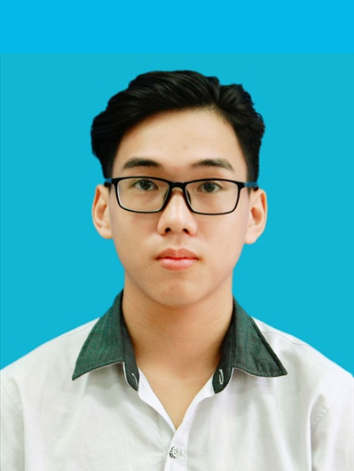
#> input picture AES/Anh_the.jpg, 354 x 471 px
$ python encode_decode.py
#> lines starting #> are read from the running program, lines starting #| are printed output that depends on the picture
import cv2
import binascii
import numpy as np
from PIL import Image


def encode(image_path):
    # Đọc ảnh từ tệp tin
#> called with image_path = 'Anh_the.jpg'
    image = cv2.imread(image_path)
#> image is the input picture: shape (471, 354, 3); mean B, G, R 181.7, 173.3, 97.3
    image = cv2.resize(image, (128,128))
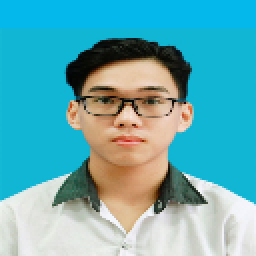
#> image: shape (128, 128, 3) (shown 2 times larger); mean B, G, R 181.6, 173.3, 97.3
    # Chuyển đổi ảnh thành mảng bytes
    image_bytes = cv2.imencode('.jpg', image)[1].tobytes()

    # Chuyển đổi mảng bytes thành mã hex
    hex_code = binascii.hexlify(image_bytes)
    k = len(hex_code)//16
#> k = 882
    # In mã hex
    return hex_code[0:16*k]

def decode(hex_code):
    # Chuyển đổi mã hex thành mảng bytes
    byte_array = binascii.unhexlify(hex_code)

    # Chuyển đổi mảng bytes thành hình ảnh
    image = cv2.imdecode(np.frombuffer(byte_array, np.uint8), cv2.IMREAD_COLOR)

    return image

if __name__ == "__main__":
    hex_code_1 = encode("Anh_the.jpg")
    print(hex_code_1)
#> (printed output is left out)
    # print(hex_code_1.hex())
    hex_code = b'a9ffb7aaba799363d10db1c789da6a9b0a240207ef7ca672591c19f26bbf42f8f347f43ed06678e7f01271f64254e1dd4f62c90ba658e57db02e28a0bfa92b51f2defe0d854756985ac1f8bfe3efd85cda08f0c7e7e092c964478bb8e41cca5f5475d75c271ea3972fae66687e5a8bea58226430798077125822643079807712582264307980771258226430798077125822643079807712364427fab7f94ab6de3d343bbe2693f19205fac0a9bc3fce2291aa5c1923b9e20868ceedb71336440236970a4da3f79dd2a31dd55f05179dc8a4e080e28b70467d15e535b79427c6f2d65ed5ecb394c9cdd49a0e66c8b49eca1c9ea8dc559c63a032b922ab385274fb458b94cdf5067701cb2c01543ad8c231d46a610e1d73fbe679692bc3952554415dd18dd2961dbac90385fe5dbb588ad6e1e023148318a82f00966568446dd28d3fda8d39d6ba8e3af754cc59a18392062a4ec79efc97266c41975044efa726929bc76de16f7298eea83493572c3279bd9d0e5c56fc9fd57ab9cf02459e054ee0b00e3817a7a55c1e51bc14113f9bc492fe5ed50764bfb6e50e141966fdb0c4d2a31dd55f05179d1b0763a1ba09fe5cdb6eec1990f003ced900b77ff9b3faa8f209a8b904bd5c388fe783edd4e082a6a869e80aff73288f84ddc57f370b04093d9e6e054d8b58c2462c10ac5975076be5ff6cb7ff96371c1a297d40a5f4545faf5e8a8029a2c3b7e0599168f2e507988eb5bbeebf815aee8c29965987cbdafd96f2a961f3812dbad1381874f237ffd33f7ff0295299c905b23ac0cbb4956c21b71ad8b809515dd8667f4bc13eaa1178a698503d4fd6149de0b00e3817a7a55c3db577bbb273c130a860911c356806f8e8c092979d0f593bdae94e9b4292d9733e76aecd8d01b6df56da4e7e3c649e1afa734c6c6c2d14c885a4c8587d1ef54b66ef815a62c38b0c9470186a0e47adaff23376687ac584adf82405ef750a693632ebe6ed9094c3e9e2d42180d1f1fd3fd4f97e88d6de31acee4f77d7fd12220784ce6bfb830aca02dbdd20f3049ad9f362a0dc856d984d9c34d594eb5a0228b20239e576d5d06ce9c6bde43195a7ac2981084a91ad25dcd59540acd686aac2b9927d91a2eba73319e7c384a69c0436acea17a2cf426715ecc6fd6ef0ce9c10dffda55f794b85f80adbf357f881bb9637e215aa99ab591af362aaaaeace95f18c56c8c87762b84c2fefb18b0d92ba5e3916afb81fe88b3ca1455625265fdd29ad2e5c37637d0e2268b15e7b3651fe5f8d3122f49a430348f1392fb020703222fbaabd11fafbdf806b56e6bdabec0ffa84019113a0e3bd3e359b587059dc0ab50e4c5bc37b1c6f5b145ae9f73d3429479b3905fc65aae03d4026796fa9c9c8a4fe3c061c3b03d9cc599c9fbb8aee54092405ad1ebd88561d1b7811e222e36b948702bc9283f20457b188eba4a1bf81471bdf704b4197b444c9f2d64a04807b35680660796910a7d7f87199fd13a9a1478fbdf0d47cc372824a5f6fba3b85208d4d8be19d730e0b6cf09194c488a1474480ba5caa4467921b5cd51fa598d9b96cb537993e8d09202dbc17ef4a6e841a63481a474581368ba084f4964bb64f0f39f4ec9b65d49affade43db93fbdcbf454680f712076e31952ffac25ff212bf0d95652825a1b0ee05cac0f7976ad8f2b11766c9f47064ddef6705c2c0c4f7fd876f7d4ae55a1d3ada4ff332edc6c6f4d5068e359bac6ed829d263011605a5fa24bcf2e5edd7d446eed3acfa58f057f212fcada9b3c236b6d2f33caa42c1265344ae225016a3a0a5cd6018c76512f52a5da8ed23ae09b6db901f08af52f539cf54235a12e39f4c08dedd10955fd476538113df37716e5fec64dd3cf61f8491ee5c7cdca2d6584d50f8ef9baf4cda2d10266249e1a8a31bd168c54d70e4c0c11dea83c6c0b9ebcaa880ec262cb581e93624c43c5017941b56570eda01aeebbd28517e9f141de713b6255b048d584fe331f83b8a03e76c490d22104aa3c84ef64c9115a33ccb9b3af20956f5d3f4e68e17eab96e13ef43ea9216d49fcf3898254abf6e4bebb770924c903dbd3919a3e109138b20f4102a81e1b52bdc569a1bbec0b713a62d8fdcac10a46c5d8bda4dfc8dda164452c5e4996ea1120f4f9cba3a8d87ec9355a94076a898e3b6f71765b6e871d7d8e5014bdf7c35f5d9e9388b3a50c526ce4d2954cbbca2a76da49331c487cdfdf921f0f68e16fe9abddbed9b7de419af48ba4c6f5ad5f28aa09dde8612f81376db7f32afeadb7afa72082ca32b8f91202a5892be5a6c44b40c499adcf1ec01d73e8fa059ebf7f119810ef3ea681f2c256bc34748b4f12eea0fe3a6357fbedbab386314ca77932c4be43367509cf4b917dbbac3540a645c2273e066800fed9bfed088a9874bfca9d5cf2809df41234a2faa395fc1328a30d243efe54ba263fd62e0883df9f3bf40b93bf1c422e0ef564b270fe261f75dede9044d6c02d5baab4b4fbeb7907520b449853dfbb3508a14d5a5579cd8b98a93a2594b2242017514d38b75d3eeafeb616daaf79c5fb5844e19a27534d9eae1086aa948c7324263355283a6da9e52a407a5b63f8b37288d4a6bc709fcb0241d08f607b6d14a29008f3ee635aea75c9c5930fc6c19d28160f9a3474bff93a6d5a858633c113b4aec1d3c3836c7467514c5702ef8e0e5c94a48ef98098a85ed91538995b831cf26e15a30fb196955401d0c65df852b52f90b8b9decac670a101ebc27aa42064c6294efb1071689a1d8b7afb2609363de678340c7beda0a8a277b785bf40433c3739e09e867ee71d52cd2e35ada48a72bb479d9e2d60528ade956be816d442689b7135da2c11ace3c330755c5f1fe01937701b3f4b18ec9e3efb3a816b4da1e336a5b6b15477e0e285818a803d85ca7e650a183b32a3afff8ac5dcc8b32a5a9f9861ed1e97eb05816ab451c85e3abb9dbd5e73a4be8f4358a50915b77df6634e1a684c45a0f5f162ad6fe0f1360b47d24378389494eac212a5fb2645d57ef7328efb271ff7643ec848133632995ddc220d73417afc790468cf172d07d6664836008008fd3bb424c19a6f8c32ad56bda479058bc7b3492604f7c369f8a7285d39ebff9d5cb79639523b236464b73bad9ec0a939a77501877c034797e055f31ada3adef5ff2a2638c42d924ac5284b5bc63e47b6c23ed073078975b3a9259b033a6d4a97f31c05ff475601c4005c90f00a224278d3b881b63b3229e1e27ed3a4d3c7925975659c768061196dd48ebf8d6565471a49cf7359f02aa433ec2d9e301cb451f522216b423fc6bca022c4b2acef4fdd621234a25675eab6cf109bad2c4bcd7e2635711094e46c60c499d6b9b96d348c230a9ca231a8d47a4cb61531a4653a259922e77667bc8a94f8c1067f5da5259ca8bc96bbacefa5e5c20e20d5fac71350a05e01ab13e20ab10eae616e8ae2b51fd2492d8d826dc715be5c30b5780cf501d69e60c83bec18258fa253798316836c5cd2f074a6fb520a1c87eb373b540bccd6e8b74bb20bb06c268e38d1b27517117fa16865cf03ca457a4214923b71e2f2af4cf97457aa30709add323d132f6e540937092c467a724e4229eb5058a3d2c7fc12657375f454dd4068ee7c069eeaed7a0428cab2ffeab7363bda7f346a1788229c338428b5ed1c6b1d7c7dbdfd9ff19dc5a394684880626a60c5b0d80bb647dd24289365c179d87fb7144a6c181312107a2ae39e4389069a3d7f6d4b92d4297fcb71629d42f24f53cd9f86ba21e34104da00162f6c226f07fccd2d5a561f455e6622f77e1295e339c155c8dd054cc05827bfa9306a8fc0dc522daf01a12d5e5b4ff8ed6c24fbe1fd9a73a8e121ac4cf04870239c308b7033ba98f72f3d34d954c66993816e64952b09074f03eb4363a51a7c8720ee2a9eb7f758db4f244304b328bc6c97ac38a20a53d23a24ce7fd299561f3dc907f350b5d07192d68ab1e4a204e5f62e319b3d5298155c9aee511cd53077c3d485d75308d3a434cb92debb6682c182838cc291eaccb7cd9f8bd9e0f58f913ac9d4e6190185ed4e38ff4e0174c3f05b760a9b9005f4366761851094b5aff8d86e886b64bdada87b32c66d5ab3ba5bbbfc302882fbcfe669cc24647bc3496036fe40d3a5dea5f7af6799ac3f87fd363f6760a6383a91953520d928c88aa86fbc2c808d07eecbc3'
    image = decode(hex_code)
    image_1 = decode(hex_code_1)
#> in decode (call 2), `image = cv2.imdecode(np.frombuffer(byte_array, np.uint8), cv2.IMREAD_C..`:
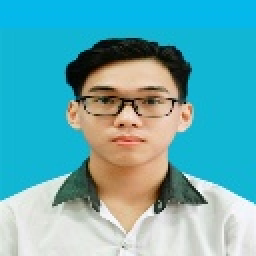
#> image: shape (128, 128, 3) (shown 2 times larger); mean B, G, R 181.7, 173.3, 97.4
    # [4 lines of commented-out code are left out]
    cv2.imshow("image_1", image)

    cv2.waitKey(0)
    cv2.destroyAllWindows()
